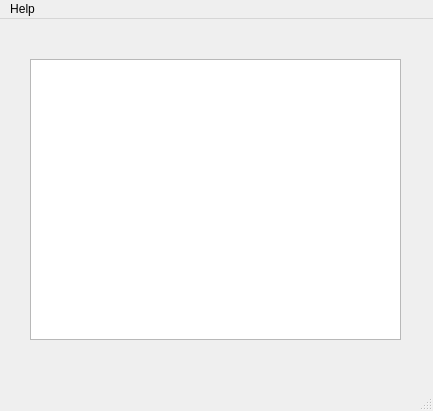
<?xml version="1.0" encoding="UTF-8"?>
<ui version="4.0">
 <class>WaitWindow</class>
 <widget class="QMainWindow" name="WaitWindow">
  <property name="geometry">
   <rect>
    <x>0</x>
    <y>0</y>
    <width>433</width>
    <height>411</height>
   </rect>
  </property>
  <property name="windowTitle">
   <string>MainWindow</string>
  </property>
  <widget class="QWidget" name="centralwidget">
   <widget class="QTextEdit" name="textEdit_notice">
    <property name="geometry">
     <rect>
      <x>30</x>
      <y>40</y>
      <width>371</width>
      <height>281</height>
     </rect>
    </property>
   </widget>
  </widget>
  <widget class="QMenuBar" name="menubar">
   <property name="geometry">
    <rect>
     <x>0</x>
     <y>0</y>
     <width>433</width>
     <height>26</height>
    </rect>
   </property>
   <widget class="QMenu" name="menuHelp">
    <property name="title">
     <string>Help</string>
    </property>
    <addaction name="actionHTC_homepage"/>
    <addaction name="separator"/>
    <addaction name="actioncontact"/>
    <addaction name="separator"/>
    <addaction name="actionexit"/>
   </widget>
   <addaction name="menuHelp"/>
  </widget>
  <widget class="QStatusBar" name="statusbar"/>
  <action name="actionHTC_homepage">
   <property name="text">
    <string>HTC homepage</string>
   </property>
  </action>
  <action name="actioncontact">
   <property name="text">
    <string>contact</string>
   </property>
  </action>
  <action name="actionexit">
   <property name="text">
    <string>exit</string>
   </property>
  </action>
 </widget>
 <resources/>
 <connections/>
</ui>
